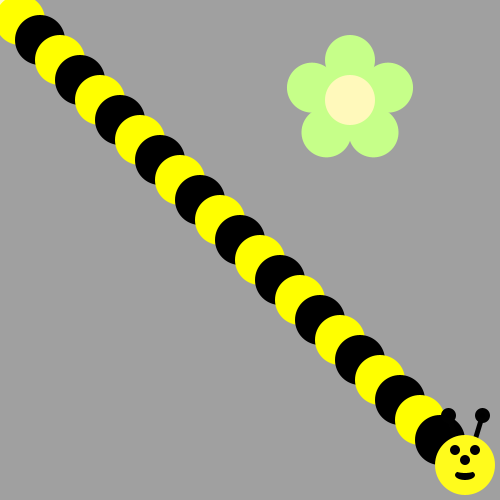
Frame 1 (no input)
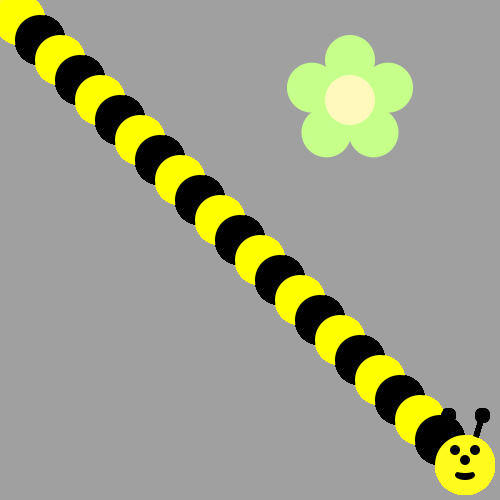
Frame 60 (the mouse pressed at the canvas centre just before this capture)
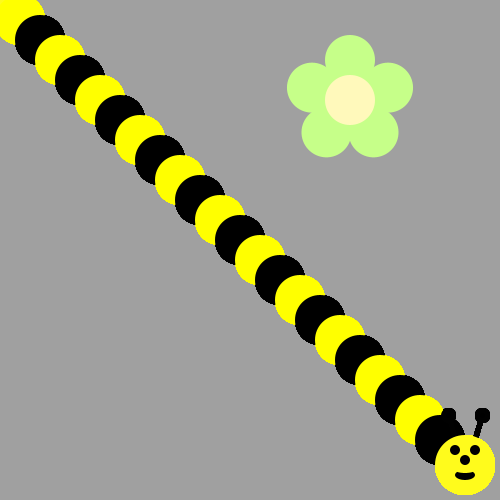
Frame 120 (the mouse held since frame 60 and released just before this capture)

The Processing sketch that drew these frames (run headless with seeded random() and noise(); from frame 60 on, the mouse is pressed at the canvas centre):

// Processing sketch: bumblebee
// ── bumblebee.pde
void draw() {
  /*Use a loop to make a body for the Bee!
   Then put his head on using drawBeeFace(x,y)
   Use Modulo to make the colors alternate 
   */

  for (int i=0; i<23; i++) {
    ellipse(i*20, i*20, 50, 50);
    if (i%2==0) {
      fill(255, 255, 0);
    } else {
      fill(0, 0, 0);
    }
  }
  drawBeeFace(465, 465);
}
void drawFlower(int x, int y) {
  noStroke();
  translate(x, y);
  // draw 5 petals, rotating after each one<
  fill(#c6ff89);      // green
  for (int i = 0; i < 5; i++) {
    ellipse(0, -40, 50, 50);
    rotate(radians(72));
  }
  fill(#fff9bb); // light yellow
  ellipse(0, 0, 50, 50);
} 
void drawBeeFace(int BeeFaceX, int BeeFaceY) {
  noStroke();
  fill(0, 0, 0);
  stroke(1);
  strokeWeight(5);
  line(BeeFaceX-10, BeeFaceY-27, BeeFaceX-17, BeeFaceY-50);
  line(BeeFaceX+10, BeeFaceY-27, BeeFaceX+17, BeeFaceY-50);
  ellipse(BeeFaceX-17, BeeFaceY-50, 10, 10);
  ellipse(BeeFaceX+17, BeeFaceY-50, 10, 10);
  noStroke();
  fill(255, 251, 28);
  ellipse(BeeFaceX, BeeFaceY, 60, 60); // face
  fill(255, 237, 209);
  fill(0, 0, 0);
  ellipse(BeeFaceX-10, BeeFaceY-15, 10, 10); // eyes
  ellipse(BeeFaceX+10, BeeFaceY-15, 10, 10);
  ellipse(BeeFaceX, BeeFaceY-5, 10, 10); // nose
  ellipse(BeeFaceX, BeeFaceY+10, 20, 10);// mouth
  fill(255, 251, 28);
  ellipse(BeeFaceX, BeeFaceY+5, 20, 6);
}

void setup() {
  ellipseMode(CENTER);
  size(500, 500);
  background(160, 160, 160);
  drawFlower(350, 100);
}
